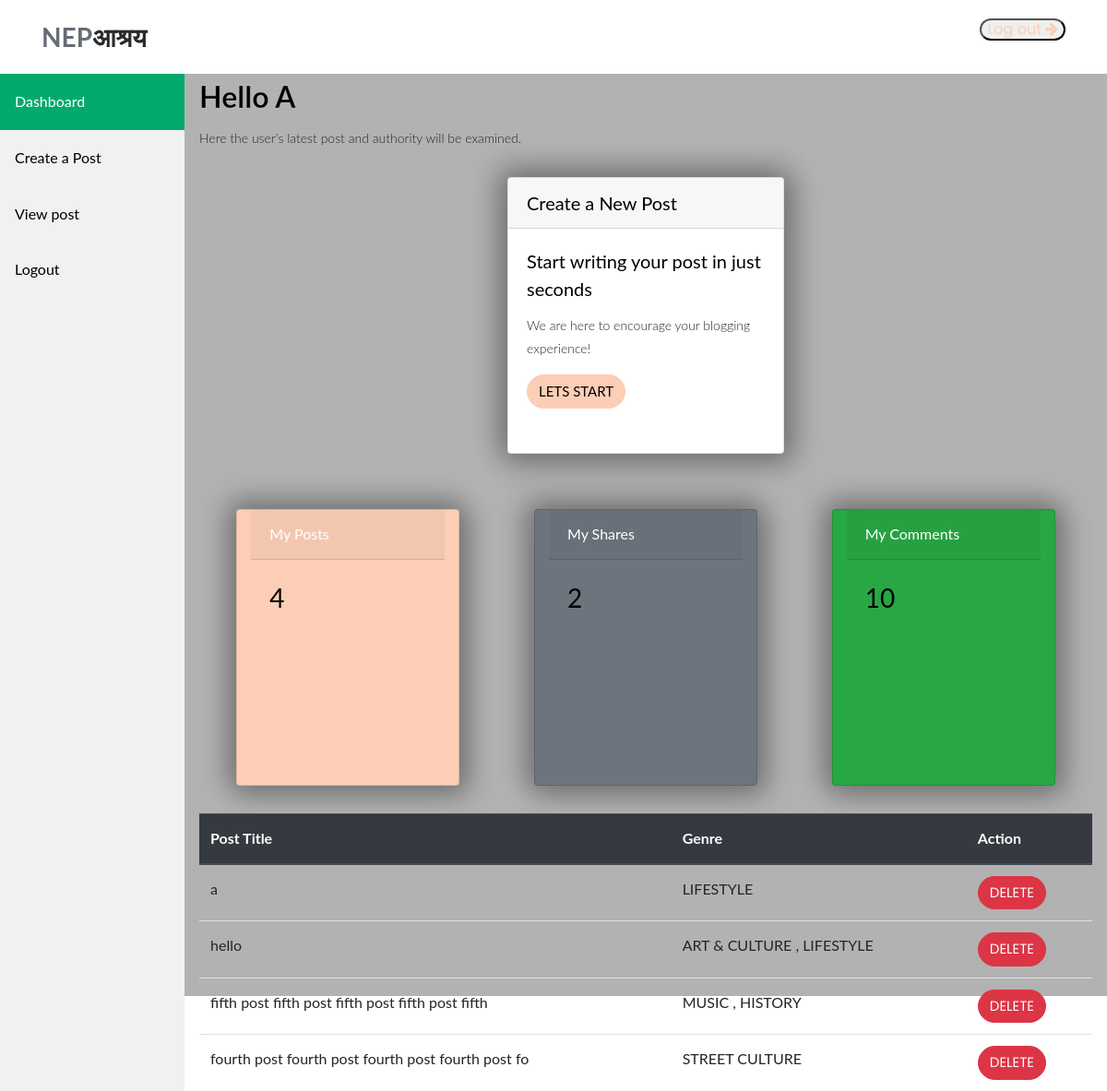
Before: /upload/ (signed in) with the older database file.
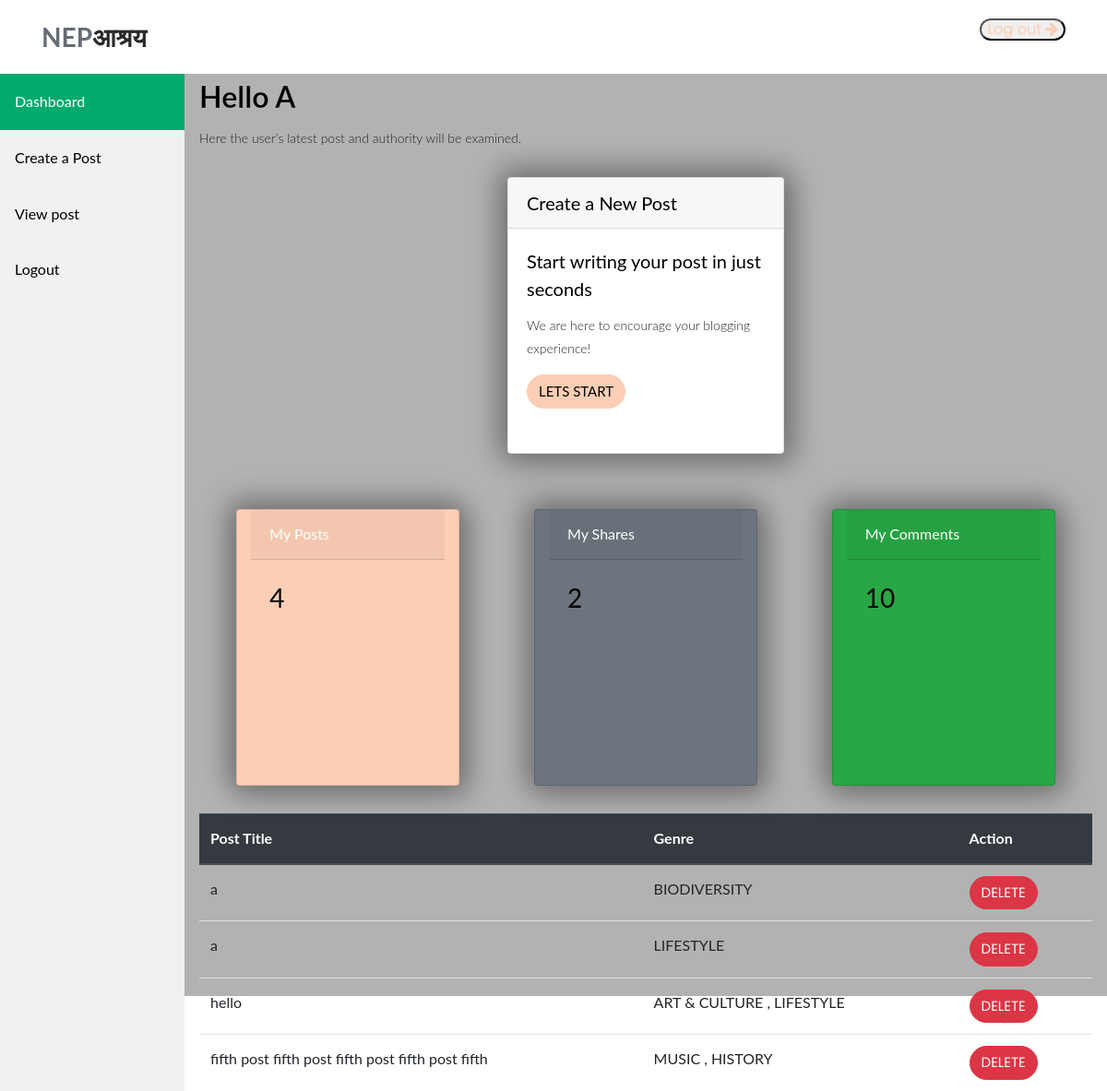
After: the same page with the newer database file.
### Nepa_application/models.py (models this page shows, shortened)
class Topic(models.Model):
    title = models.CharField(max_length=100)
    long_description = models.TextField()
    category = models.ManyToManyField("Category", related_name='topics')
    province = models.ForeignKey(province, on_delete=models.CASCADE, related_name='topics')
    post_date = models.DateTimeField(default=timezone.now)
    is_verified = models.BooleanField(default=False)
    author = models.CharField(max_length=100, default="Anonymous")
    likes = models.ManyToManyField(User, related_name='topic', blank=True)
    report = models.IntegerField(User, default=0)
    commentCount = models.IntegerField(default=0, null=True, blank=True)
    views = models.IntegerField(default=0)
    class Meta:
        ordering = ['-post_date']

class Category(models.Model):
    name = models.CharField(max_length=100)
    description = models.TextField()
    image = models.ImageField(upload_to='category_images')

### Nepa_application/views.py (the view, shortened to what this page needs)
# urls.py: path('upload/', views.upload, name = 'upload'),
@login_required(login_url="authsignin")
def upload(request):
    context = []
    username = request.user.username
    if request.user.is_authenticated and not request.user.is_staff:
        my_posts = models.Topic.objects.filter(author=username)
        date_created = models.Topic.objects.filter(author=username).values('post_date')
        categories = models.Category.objects.filter(topics__in=my_posts)
        number_of_total_posts = my_posts.count()
        total_comments = get_total_comments_for_user(username)
        context = {'my_post': my_posts,
                'username':username,
                'categories':categories,
                'number_of_total_posts':number_of_total_posts,
                'date_created': date_created,
                'number':total_comments,
                }
    return render(request, 'auth/admin_index.html', context)

### Nepa_application/views.py (called while the page is built)
def get_total_comments_for_user(username):
    user = User.objects.get(username=username)
    total_comments = models.Comment.objects.filter(author=user).count()
    return total_comments

### templates/auth/admin_index.html (shortened to what the changed rows need)
{% load static %}
<!DOCTYPE html>
<html lang="en">
<head>
  <link rel="stylesheet" href="https://stackpath.bootstrapcdn.com/bootstrap/4.5.2/css/bootstrap.min.css">
  <link rel="stylesheet" type="text/css" href="{% static 'assets/css/bootstrap.min.css' %}">
  <link rel="stylesheet" type="text/css" href="{% static 'assets/css/font-awesome.css' %}">
  <link rel="stylesheet" type="text/css" href="{% static 'assets/css/owl-carousel.css' %}">
  <link rel="stylesheet" href="{% static 'assets/css/tooplate-artxibition.css' %}">
  <link rel="stylesheet" href="{% static 'assets/css/style.css' %}">
  <link href="{% static 'assets/css/main.css' %}" rel="stylesheet" />
</head>
<body>
{% if user.is_authenticated and user.is_staff %}
<div class="content">
    <h2><b>Hello {{username|upper}}</b></h2>
    <p>Here the user's latest post and authority will be examined.</p>
    <div class="container">
        <div class="row">
            <div class="card text-white bg-primary col-md-3 d-flex" >
                <div class="card-header">Posts</div>
                <div class="card-body">
                  <h3 class="card-title">{{number_of_total_posts}}</h3>
                </div>
            </div>
            <div class="card text-white bg-secondary col-md-3 d-flex" >
                <div class="card-header">Shares</div>
                <div class="card-body">
                  <h3 class="card-title">2</h3>
                </div>
            </div>
            <div class="card text-white bg-success col-md-3 d-flex" >
                <div class="card-header">Comments</div>
                <div class="card-body">
                  <h3 class="card-title">{{number}}</h3>
                </div>
            </div>
        </div>
    </div>
    <br><br>
    <h2>Unverified Posts</h2>
    <br>
    <table class="table">
        <thead class="thead-dark">
          <tr>
            <th scope="col">Username</th>
            <th scope="col">Post Title</th>
            <th scope="col">Genre</th>
            <th scope="col">Action</th>
          </tr>
        </thead>
        <tbody>
          {% for post in unverified_posts %}
          <tr>
            <td>{{post.author}}</td>
            <td>{{post.title | slice:50 }}</td>
            <td>
              {% for category in post.category.all %}
                {{ category.name }}
                {% if not forloop.last %}, {% endif %}
              {% endfor %}
            </td>
            <td>
              <form action="{% url 'verify_post' post.id %}" method="post" id="postForm">
                {% csrf_token %}
                <button type="submit" class="btn btn-success" onclick="confirmpost()" style="margin: 0; ">Post</button>
                <script>
                  function confirmpost() {
                    if (confirm("Are you sure you want to post this?")) {
            document.getElementById("postForm").submit();
        } else {
            return false;
        }
                  }
                </script>
              </form>
              <br>
              <form action="{% url 'block_post' post.id %}" method="post">
                {% csrf_token %}
                <button type="submit" class="btn btn-danger" onclick="confirmdelete()"  style="margin-top: -10px;">Block</button>
                <script>
                  function confirmdelete() {
                    confirm("Are you sure you want to block this post?")
                  }
                </script>
              </form>
              <form action="{% url 'view_post' post.id %}" method="post">
                {% csrf_token %}
                <button type="submit" class="btn btn-secondary" style="margin-top: 10px;">View</button>
              </form>
            </td>
            </tr>
        {% endfor %}
        </tbody>
    </table>
</div>
{% elif user.is_authenticated and not user.is_staff %}
<div class="content">
    <h2><b>Hello {{username|upper}}</b></h2>
    <table class="table">
        <thead class="thead-dark">
          <tr>
            <th scope="col">Post Title</th>
            <th scope="col">Genre</th>
            <th scope="col">Action</th>
          </tr>
        </thead>
        <tbody>
          {% for post in my_post %}
          <tr>
            <td>{{post.title | slice:50}}</td>
            <td>{% for category in post.category.all %}
              {{ category.name }}
              {% if not forloop.last %}, {% endif %}
            {% endfor %}</td>
            <td><form action="{% url 'block_post' post.id %}" method="post">
              <button type="submit" class="btn btn-danger" onclick="confirmdelete()">Delete</button>
            </form></td>
          </tr>
          {% endfor %}
        </tbody>
    </table>
</div>
{% endif %}
</body>
</html>

Changed rows visible on the page:
removed Topic: title "fourth post fourth post fourth post fourth post fo"
no longer on this page (row unchanged): Category: name "STREET CULTURE", shown under "fourth post fourth post fourth post fourth post fo"
added Topic: title "a"
now on this page (row unchanged): Category: name "BIODIVERSITY", shown under "a"
